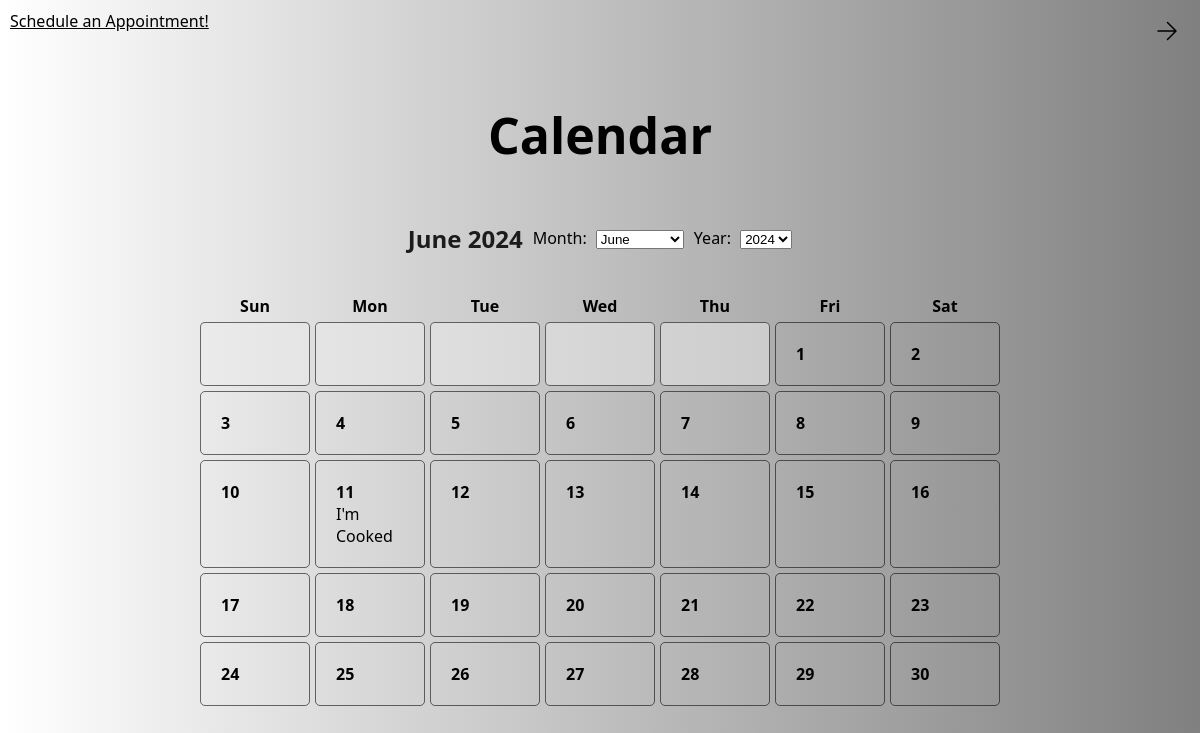
/calendar, run on an earlier commit of the app's database.
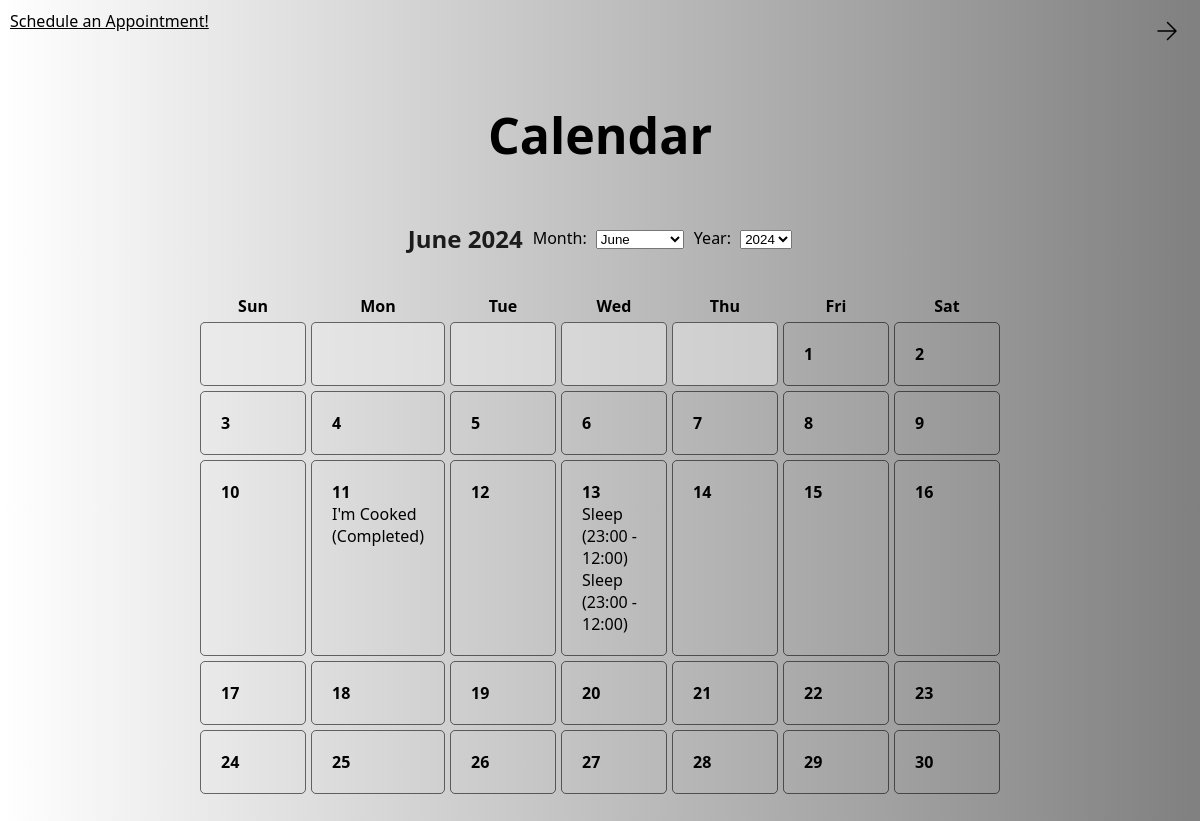
And on a later commit of the database.
### test.py (models this page shows)
class Task(db.Model):
    id = db.Column(db.Integer, primary_key=True)
    task_name = db.Column(db.String(150), nullable=False)
    task_description = db.Column(db.Text, nullable=False)
    task_date = db.Column(db.DateTime, nullable=False, default=datetime.utcnow)
    completion_time = db.Column(db.DateTime, nullable=True)

class Appointment(db.Model):
    id = db.Column(db.Integer, primary_key=True)
    appointment_date = db.Column(db.Date, nullable=False)
    start_time = db.Column(db.Time, nullable=False)
    end_time = db.Column(db.Time, nullable=False)
    description = db.Column(db.String(255), nullable=False)

### test.py (the view)
@app.route('/calendar', methods=['GET', 'POST'])
def calendar_view():
    now = datetime.now()
    year = request.args.get('year', now.year, type=int)
    month = request.args.get('month', now.month, type=int)
    appointments = Appointment.query.filter(
        db.extract('year', Appointment.appointment_date) == year,
        db.extract('month', Appointment.appointment_date) == month
    ).all()
    appointments_by_day = {}
    for appointment in appointments:
        day = appointment.appointment_date.day
        if day not in appointments_by_day:
            appointments_by_day[day] = []
        appointments_by_day[day].append(appointment)
    month_days, tasks_by_day = generate_calendar(year, month)
    month_name = datetime(year, month, 1).strftime('%B')
    return render_template('calendar.html', year=year, month=month, month_name=month_name,
                           month_days=month_days, tasks_by_day=tasks_by_day,
                           appointments_by_day=appointments_by_day, datetime=datetime)

### test.py (called while the page is built)
def generate_calendar(year, month):
    cal = calendar.Calendar(firstweekday=0)
    month_days = cal.monthdayscalendar(year, month)
    tasks = Task.query.all()
    tasks_by_day = {}
    for task in tasks:
        if task.task_date.year == year and task.task_date.month == month:
            day = task.task_date.day
            if day not in tasks_by_day:
                tasks_by_day[day] = []
            tasks_by_day[day].append(task)
    return month_days, tasks_by_day

### templates/calendar.html (shortened to what this page needs)
<!DOCTYPE html>
<html lang="en">
<head>
    <link rel="stylesheet" href="{{ url_for('static', filename='css/cal.css') }}">
</head>
<body>
    <header>
        <nav>
            <ul>
                <li style="float:right">
                    <a href="{{ url_for('homepage') }}">
                        <svg width="24px" height="24px" viewBox="0 0 24 24" stroke-width="1.5" fill="none" xmlns="http://www.w3.org/2000/svg" color="#000000">
                            <path d="M3 12L21 12M21 12L12.5 3.5M21 12L12.5 20.5" stroke="#000000" stroke-width="1.5" stroke-linecap="round" stroke-linejoin="round"></path>
                        </svg>
                    </a>
                </li>
            </ul>
        </nav>
    </header>
    <h1>Calendar</h1>
    <div class="calendar-header">
        <h2>{{ month_name }} {{ year }}</h2>
        <form id="monthForm" method="get" action="{{ url_for('calendar_view') }}">
            <label for="month">Month:</label>
            <select name="month" id="month" onchange="this.form.submit()">
                {% for m in range(1, 13) %}
                    <option value="{{ m }}" {% if m == month %}selected{% endif %}>{{ datetime(year, m, 1).strftime('%B') }}</option>
                {% endfor %}
            </select>
        </form>
        <form id="yearForm" method="get" action="{{ url_for('calendar_view') }}">
            <label for="year">Year:</label>
            <select name="year" id="year" onchange="this.form.submit()">
                {% for y in range(year - 5, year + 6) %}
                    <option value="{{ y }}" {% if y == year %}selected{% endif %}>{{ y }}</option>
                {% endfor %}
            </select>
        </form>
    </div>
    <div class="calendar">
        <div class="datetext">Sun</div>
        <div class="datetext">Mon</div>
        <div class="datetext">Tue</div>
        <div class="datetext">Wed</div>
        <div class="datetext">Thu</div>
        <div class="datetext">Fri</div>
        <div class="datetext">Sat</div>
        {% for week in month_days %}
            {% for day in week %}
                {% if day == 0 %}
                    <div class="day empty"></div>
                {% else %}
                    <div class="day">
                        {{ day }}
                        {% if day in tasks_by_day %}
                            <ul>
                                {% for task in tasks_by_day[day] %}
                                    <li class="tasktitle">{{ task.task_name }} {% if task.completion_time %}(Completed){% endif %}</li>
                                {% endfor %}
                            </ul>
                        {% endif %}
                        {% if day in appointments_by_day %}
                            <ul>
                                {% for appointment in appointments_by_day[day] %}
                                    <li class="tasktitle">{{ appointment.description }} ({{ appointment.start_time.strftime('%H:%M') }} - {{ appointment.end_time.strftime('%H:%M') }})</li>
                                {% endfor %}
                            </ul>
                        {% endif %}
                    </div>
                {% endif %}
            {% endfor %}
        {% endfor %}
    </div>
    <a class="appointb" href="#myModal">Schedule an Appointment!</a>
</body>
</html>

### static/css/cal.css (style rules this page uses)
header { padding: 5px; text-align: center; }
ul { list-style-type: none; margin: 0; padding: 0; overflow: hidden; }
li { float: left; }
li a { display: block; color: rgb(0, 0, 0); text-align: center; padding: 14px 16px; text-decoration: none; }
h1 { font-size: 50px; text-align: center; font-weight: bold; }
h2 { color: #1c1c1c; font-weight: bold; }
.calendar-header { text-align: center; display: flex; align-items: center; justify-content: center; gap: 10px; margin-bottom: 20px; }
.calendar-header form { display: inline-block; margin: 0; }
.calendar-header label { margin-right: 5px; }
body { margin: 0; font-family: 'Segoe UI', Tahoma, Geneva, Verdana, sans-serif; background-image: linear-gradient(to right ,white, grey); min-height: 100vh; }
.calendar { display: grid; grid-template-columns: repeat(7, 1fr); gap: 5px; max-width: 800px; margin: auto; padding-bottom: 100px; }
.day { border: 1px solid #00000090; border-radius: 5px; padding: 20px; text-align: left; font-weight: bold; }
.day.empty { background-color: #ebebeb80; }
.datetext { text-align: center; font-weight: bold; }
.tasktitle { font-weight: normal; }
.appointb { position: fixed; top: 0; left: 0; padding: 10px; border: none; cursor: pointer; color: #000000; }

What changed in the data, as far as the page shows it:
added Appointment: description "Sleep", start_time "23:00", end_time "12:00"
added Appointment: description "Sleep", start_time "23:00", end_time "12:00"
Also different on the page:
new list line: "(Completed)"
